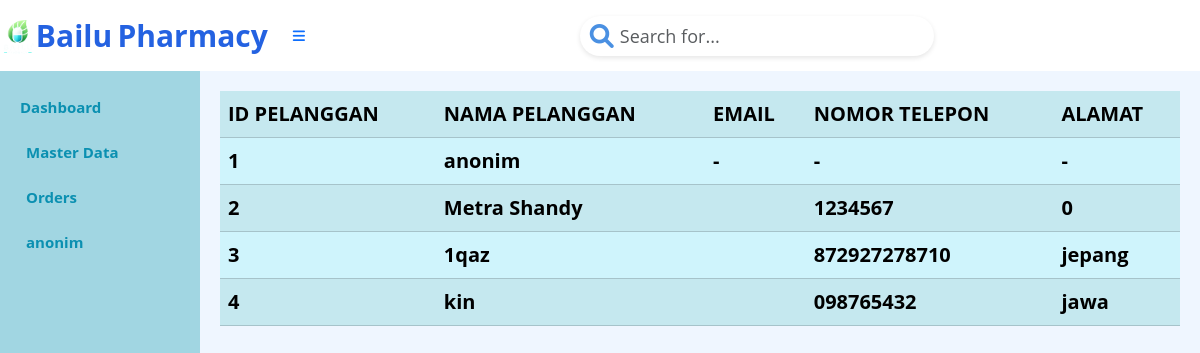
Screenshot of /index.php?page=pelanggan (signed in) with the database file from the repository.
### tables this page shows
CREATE TABLE `tb_pelanggan` (
  `Id_pelanggan` int(4) NOT NULL AUTO_INCREMENT,
  `username` varchar(15) NOT NULL,
  `email` varchar(15) NOT NULL,
  `no_tlp` varchar(15) NOT NULL,
  `alamat` varchar(10) NOT NULL,
  `password` varchar(15) NOT NULL,
  PRIMARY KEY (`Id_pelanggan`)
);

### pelanggan.php (the view)
<?php
$mysqli = new mysqli("localhost", "root", "", "apotek");
$result = $mysqli->query("SELECT * from tb_pelanggan");
?>
<table class="table table-info table-striped">
    <tr>
        <th>ID PELANGGAN</th>
        <th>NAMA PELANGGAN</th>
        <th>EMAIL</th>
        <th>NOMOR TELEPON</th>
        <th>ALAMAT</th>
    </tr>
    <?php
    foreach ($result as $row) {
        echo "<tr>";
        echo "<td>";
        echo $row['Id_pelanggan'];
        echo "</td>";
        echo "<td>";
        echo $row['username'];
        echo "</td>";
        echo "<td>";
        echo $row['email'];
        echo "</td>";
        echo "<td>";
        echo $row['no_tlp'];
        echo "</td>";
        echo "<td>";
        echo $row['alamat'];
        echo "</tr>";
    }
    ?>
</table>

### index.php (style rules this page uses)
body { background-color: #EFF6FF; font-family: 'Open Sans', sans-serif; font-weight: bold; font-size: 20px; color: #0B90B1; }

### rows the page displays
tb_pelanggan: Id_pelanggan "1", username "anonim", email "-", no_tlp "-", alamat "-"
tb_pelanggan: Id_pelanggan "2", username "Metra Shandy", no_tlp "1234567", alamat "0"
tb_pelanggan: Id_pelanggan "3", username "1qaz", no_tlp "872927278710", alamat "jepang"
tb_pelanggan: Id_pelanggan "4", username "kin", no_tlp "098765432", alamat "jawa"

### other values shown
$_SESSION['username'] "anonim"
